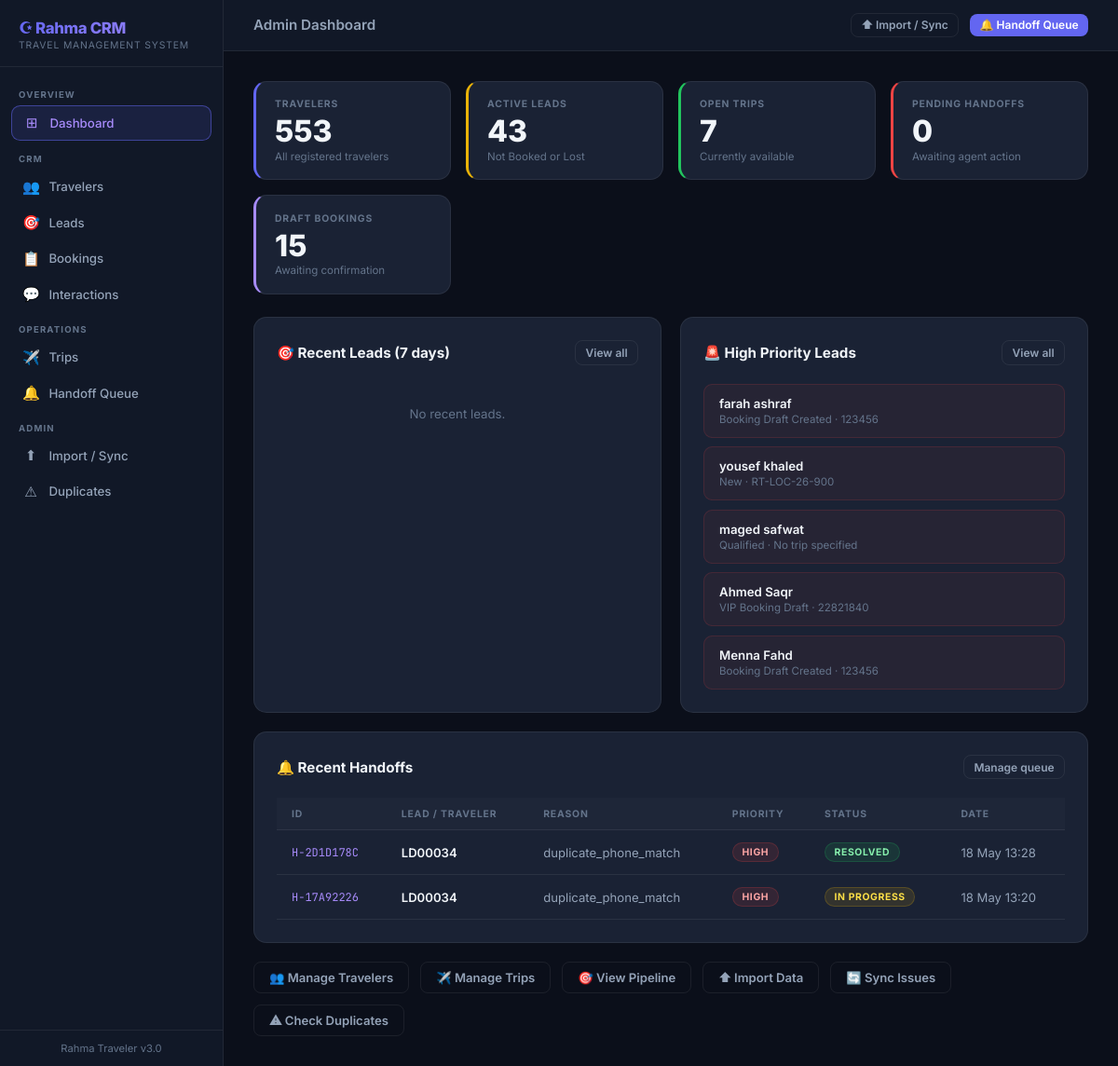
The app's page /admin/dashboard with its own data.
### app/models/lead.py (models this page shows, shortened)
class Lead(db.Model):
    __tablename__ = 'leads'
    lead_id = db.Column(db.String(50), primary_key=True)
    created_at = db.Column(db.DateTime, default=datetime.utcnow)
    updated_at = db.Column(db.DateTime, default=datetime.utcnow, onupdate=datetime.utcnow)
    customer_name = db.Column(db.String(200))
    raw_phone = db.Column(db.String(50))
    integrated_whatsapp = db.Column(db.String(50))
    phone_lookup_key = db.Column(db.String(50))
    traveler_id = db.Column(db.String(20), db.ForeignKey('travelers.traveler_id'))
    traveler_status = db.Column(db.String(50))
    customer_tier = db.Column(db.String(50))
    match_status = db.Column(db.String(50))
    lead_stage = db.Column(db.String(100))
    lead_source = db.Column(db.String(100))
    channel = db.Column(db.String(50))
    preferred_trip_type = db.Column(db.String(50))
    interested_trip_ids = db.Column(db.Text)
    suggested_trip_ids = db.Column(db.Text)
    priority = db.Column(db.String(50))
    follow_up_status = db.Column(db.String(100))
    follow_up_due_date = db.Column(db.Date)
    last_interaction_id = db.Column(db.String(50))
    interaction_count = db.Column(db.Integer, default=0)
    handoff_required = db.Column(db.Boolean, default=False)
    handoff_reason = db.Column(db.Text)
    notes = db.Column(db.Text)
    flow_key = db.Column(db.String(100))
    current_step = db.Column(db.String(100))
    language = db.Column(db.String(20))
    trigger_keyword = db.Column(db.String(100))
    waitlist_id = db.Column(db.String(50))
    handoff_id = db.Column(db.String(50))
    booking_id = db.Column(db.String(50))
    source_sheet = db.Column(db.String(100))
    source_row = db.Column(db.Integer)

### app/models/handoff.py (models this page shows, shortened)
class HandoffQueue(db.Model):
    __tablename__ = 'handoff_queue'
    handoff_id = db.Column(db.String(50), primary_key=True)
    created_at = db.Column(db.DateTime, default=datetime.utcnow)
    lead_id = db.Column(db.String(50), db.ForeignKey('leads.lead_id'))
    traveler_id = db.Column(db.String(20), db.ForeignKey('travelers.traveler_id'))
    trip_id = db.Column(db.String(50), db.ForeignKey('trips.trip_id'))
    flow_key = db.Column(db.String(100))
    reason = db.Column(db.Text)
    priority = db.Column(db.String(50)) # High / Medium / Low
    channel = db.Column(db.String(50))
    status = db.Column(db.String(50), default='Pending') # Pending / In Progress / Resolved
    owner = db.Column(db.String(100))
    assigned_to = db.Column(db.String(100))
    notes = db.Column(db.Text)

### app/routes/admin.py (the view)
@admin_bp.route('/dashboard')
def dashboard():
    traveler_count = Traveler.query.count()
    active_lead_count = Lead.query.filter(
        Lead.lead_stage.notin_(['Booked', 'Lost'])).count()
    open_trip_count = Trip.query.filter_by(sales_status='Open').count()
    pending_handoff_count = HandoffQueue.query.filter(
        HandoffQueue.status.in_(['Pending', 'New'])).count()
    draft_booking_count = TripBooking.query.filter_by(booking_status='Draft').count()
    week_ago = datetime.utcnow() - timedelta(days=7)
    recent_leads = Lead.query.filter(Lead.created_at >= week_ago)\
        .order_by(Lead.created_at.desc()).limit(8).all()
    recent_handoffs = HandoffQueue.query.order_by(
        HandoffQueue.created_at.desc()).limit(6).all()
    urgent_leads = Lead.query.filter(
        Lead.priority == 'High',
        Lead.lead_stage.notin_(['Booked', 'Lost'])
    ).order_by(Lead.created_at.desc()).limit(5).all()
    return render_template('admin/dashboard.html',
                           traveler_count=traveler_count,
                           active_lead_count=active_lead_count,
                           open_trip_count=open_trip_count,
                           pending_handoff_count=pending_handoff_count,
                           draft_booking_count=draft_booking_count,
                           recent_leads=recent_leads,
                           recent_handoffs=recent_handoffs,
                           urgent_leads=urgent_leads)

### app/templates/admin/dashboard.html (shortened to what this page needs)
{% extends "base.html" %}
{% block topbar_title %}Admin Dashboard{% endblock %}
{% block topbar_actions %}
<a href="{{ url_for('admin.import_data') }}" class="btn btn-ghost btn-sm">⬆ Import / Sync</a>
<a href="{{ url_for('handoffs.index') }}" class="btn btn-primary btn-sm">🔔 Handoff Queue</a>
{% endblock %}
{% block content %}
<div class="kpi-grid">
    <div class="kpi-card" style="border-left:3px solid #6366f1">
        <div class="kpi-label">Travelers</div>
        <div class="kpi-value">{{ traveler_count }}</div>
        <div class="kpi-sub">All registered travelers</div>
    </div>
    <div class="kpi-card" style="border-left:3px solid #eab308">
        <div class="kpi-label">Active Leads</div>
        <div class="kpi-value">{{ active_lead_count }}</div>
        <div class="kpi-sub">Not Booked or Lost</div>
    </div>
    <div class="kpi-card" style="border-left:3px solid #22c55e">
        <div class="kpi-label">Open Trips</div>
        <div class="kpi-value">{{ open_trip_count }}</div>
        <div class="kpi-sub">Currently available</div>
    </div>
    <div class="kpi-card" style="border-left:3px solid #ef4444">
        <div class="kpi-label">Pending Handoffs</div>
        <div class="kpi-value" id="kpi-handoffs">{{ pending_handoff_count }}</div>
        <div class="kpi-sub">Awaiting agent action</div>
    </div>
    <div class="kpi-card" style="border-left:3px solid #a78bfa">
        <div class="kpi-label">Draft Bookings</div>
        <div class="kpi-value">{{ draft_booking_count }}</div>
        <div class="kpi-sub">Awaiting confirmation</div>
    </div>
</div>
<div style="display:grid;grid-template-columns:1fr 1fr;gap:1.25rem;margin-bottom:1.25rem">
    <div class="card">
        <div class="card-header">
            <span class="card-title">🎯 Recent Leads (7 days)</span>
            <a href="{{ url_for('leads.index') }}" class="btn btn-ghost btn-sm">View all</a>
        </div>
        {% if recent_leads %}
        <table class="data-table">
            <thead><tr>
                <th>Name</th><th>Stage</th><th>Priority</th><th>Date</th>
            </tr></thead>
            <tbody>
            {% for lead in recent_leads %}
            <tr onclick="window.location='{{ url_for('leads.detail', lead_id=lead.lead_id) }}'">
                <td class="primary">{{ lead.customer_name or '—' }}</td>
                <td>
                    {% if lead.lead_stage in ['Qualified','Booked'] %}
                        <span class="badge badge-green">{{ lead.lead_stage }}</span>
                    {% elif lead.lead_stage == 'Lost' %}
                        <span class="badge badge-red">{{ lead.lead_stage }}</span>
                    {% else %}
                        <span class="badge badge-blue">{{ lead.lead_stage }}</span>
                    {% endif %}
                </td>
                <td>
                    {% if lead.priority == 'High' %}<span class="badge badge-red">High</span>
                    {% elif lead.priority == 'Medium' %}<span class="badge badge-yellow">Medium</span>
                    {% else %}<span class="badge badge-gray">Low</span>{% endif %}
                </td>
                <td>{{ lead.created_at.strftime('%d %b') if lead.created_at else '—' }}</td>
            </tr>
            {% endfor %}
            </tbody>
        </table>
        {% else %}
        <p style="color:var(--text-muted);font-size:0.83rem;text-align:center;padding:1.5rem">No recent leads.</p>
        {% endif %}
    </div>
    <div class="card">
        <div class="card-header">
            <span class="card-title">🚨 High Priority Leads</span>
            <a href="{{ url_for('leads.index', priority='High') }}" class="btn btn-ghost btn-sm">View all</a>
        </div>
        {% if urgent_leads %}
        <div style="display:flex;flex-direction:column;gap:0.6rem">
        {% for lead in urgent_leads %}
        <a href="{{ url_for('leads.detail', lead_id=lead.lead_id) }}" style="text-decoration:none">
            <div style="background:rgba(239,68,68,0.06);border:1px solid rgba(239,68,68,0.15);border-radius:0.6rem;padding:0.75rem 1rem;transition:background 0.15s" onmouseover="this.style.background='rgba(239,68,68,0.12)'" onmouseout="this.style.background='rgba(239,68,68,0.06)'">
                <div style="font-weight:600;color:var(--text-main);font-size:0.83rem">{{ lead.customer_name or '—' }}</div>
                <div style="color:var(--text-muted);font-size:0.72rem;margin-top:2px">{{ lead.lead_stage }} · {{ lead.interested_trip_ids or 'No trip specified' }}</div>
            </div>
        </a>
        {% endfor %}
        </div>
        {% else %}
        <p style="color:var(--text-muted);font-size:0.83rem;text-align:center;padding:1.5rem">No urgent leads 🎉</p>
        {% endif %}
    </div>
</div>
<div class="card">
    <div class="card-header">
        <span class="card-title">🔔 Recent Handoffs</span>
        <a href="{{ url_for('handoffs.index') }}" class="btn btn-ghost btn-sm">Manage queue</a>
    </div>
    {% if recent_handoffs %}
    <table class="data-table">
        <thead><tr>
            <th>ID</th><th>Lead / Traveler</th><th>Reason</th><th>Priority</th><th>Status</th><th>Date</th>
        </tr></thead>
        <tbody>
        {% for h in recent_handoffs %}
        <tr>
            <td class="mono">{{ h.handoff_id }}</td>
            <td class="primary">{{ h.traveler_id or h.lead_id or '—' }}</td>
            <td style="max-width:220px;overflow:hidden;text-overflow:ellipsis;white-space:nowrap">{{ h.reason or '—' }}</td>
            <td>
                {% if h.priority == 'High' %}<span class="badge badge-red">High</span>
                {% elif h.priority == 'Medium' %}<span class="badge badge-yellow">Medium</span>
                {% else %}<span class="badge badge-gray">Low</span>{% endif %}
            </td>
            <td>
                {% if h.status == 'Pending' or h.status == 'New' %}<span class="badge badge-red">Pending</span>
                {% elif h.status == 'In Progress' %}<span class="badge badge-yellow">In Progress</span>
                {% else %}<span class="badge badge-green">Resolved</span>{% endif %}
            </td>
            <td>{{ h.created_at.strftime('%d %b %H:%M') if h.created_at else '—' }}</td>
        </tr>
        {% endfor %}
        </tbody>
    </table>
    {% else %}
    <p style="color:var(--text-muted);font-size:0.83rem;text-align:center;padding:1.5rem">No handoffs yet.</p>
    {% endif %}
</div>
<div style="margin-top:1.25rem;display:flex;gap:0.75rem;flex-wrap:wrap">
    <a href="{{ url_for('travelers.index') }}" class="btn btn-ghost">👥 Manage Travelers</a>
    <a href="{{ url_for('trips.index') }}" class="btn btn-ghost">✈️ Manage Trips</a>
    <a href="{{ url_for('leads.index') }}" class="btn btn-ghost">🎯 View Pipeline</a>
    <a href="{{ url_for('admin.import_data') }}" class="btn btn-ghost">⬆ Import Data</a>
    <a href="{{ url_for('admin.sync_issues') }}" class="btn btn-ghost">🔄 Sync Issues</a>
    <a href="{{ url_for('admin.duplicates') }}" class="btn btn-ghost">⚠ Check Duplicates</a>
</div>
{% endblock %}

### app/templates/base.html (style rules this page uses)
*, *::before, *::after { box-sizing: border-box; margin: 0; padding: 0; }
:root { --bg-base: #0b0f1a; --bg-surface: #111827; --bg-card: #1a2234; --bg-hover: #1e2a40; --border: rgba(255,255,255,0.07); --border-act: rgba(99,102,241,0.5); --accent: #6366f1; --accent-2: #a78bfa; --text-main: #f1f5f9; --text-muted: #64748b; --text-dim: #94a3b8; --green: #22c55e; --yellow: #eab308; --red: #ef4444; --sidebar-w: 240px; }
html, body { height: 100%; font-family: 'Inter', sans-serif; background: var(--bg-base); color: var(--text-main); }
.btn { display: inline-flex; align-items: center; gap: 0.4rem; padding: 0.5rem 1rem; border-radius: 0.5rem; font-size: 0.82rem; font-weight: 600; border: none; cursor: pointer; text-decoration: none; transition: all 0.15s ease; }
.btn-primary { background: var(--accent); color: #fff; }
.btn-ghost { background: transparent; color: var(--text-dim); border: 1px solid var(--border); }
.btn-sm { padding: 0.3rem 0.65rem; font-size: 0.75rem; }
.card { background: var(--bg-card); border: 1px solid var(--border); border-radius: 0.875rem; padding: 1.5rem; }
.card-header { display: flex; align-items: center; justify-content: space-between; margin-bottom: 1.25rem; }
.card-title { font-size: 0.95rem; font-weight: 700; color: var(--text-main); }
.badge { display: inline-flex; align-items: center; padding: 0.2rem 0.6rem; border-radius: 999px; font-size: 0.65rem; font-weight: 700; text-transform: uppercase; letter-spacing: 0.06em; }
.badge-green { background: rgba(34,197,94,0.12); color: #86efac; border: 1px solid rgba(34,197,94,0.2); }
.badge-yellow { background: rgba(234,179,8,0.12); color: #fde047; border: 1px solid rgba(234,179,8,0.2); }
.badge-red { background: rgba(239,68,68,0.12); color: #fca5a5; border: 1px solid rgba(239,68,68,0.2); }
.data-table { width: 100%; border-collapse: collapse; font-size: 0.82rem; }
.data-table thead th { text-align: left; padding: 0.65rem 1rem; color: var(--text-muted); font-size: 0.65rem; font-weight: 700; text-transform: uppercase; letter-spacing: 0.08em; border-bottom: 1px solid var(--border); background: rgba(255,255,255,0.02); }
.data-table tbody tr { border-bottom: 1px solid var(--border); transition: background 0.1s; cursor: pointer; }
.data-table tbody td { padding: 0.8rem 1rem; color: var(--text-dim); vertical-align: middle; }
.data-table tbody td.primary { color: var(--text-main); font-weight: 600; }
.data-table tbody td.mono { font-family: 'JetBrains Mono', monospace; font-size: 0.75rem; color: var(--accent-2); }
.kpi-grid { display: grid; grid-template-columns: repeat(auto-fit, minmax(170px, 1fr)); gap: 1rem; margin-bottom: 1.5rem; }
.kpi-card { background: var(--bg-card); border: 1px solid var(--border); border-radius: 0.875rem; padding: 1.1rem 1.25rem; }
.kpi-label { font-size: 0.65rem; font-weight: 700; color: var(--text-muted); text-transform: uppercase; letter-spacing: 0.08em; }
.kpi-value { font-size: 2rem; font-weight: 800; color: var(--text-main); line-height: 1.1; margin: 0.3rem 0 0.15rem; }
.kpi-sub { font-size: 0.72rem; color: var(--text-muted); }

### records on screen
Lead: customer_name "farah ashraf", lead_stage "Booking Draft Created", interested_trip_ids "123456"
Lead: customer_name "yousef khaled", lead_stage "New", interested_trip_ids "RT-LOC-26-900"
Lead: customer_name "maged safwat", lead_stage "Qualified", interested_trip_ids "No trip specified"
Lead: customer_name "Ahmed Saqr", lead_stage "VIP Booking Draft", interested_trip_ids "22821840"
Lead: customer_name "Menna Fahd", lead_stage "Booking Draft Created", interested_trip_ids "123456"
HandoffQueue: handoff_id "H-2D1D178C", lead "LD00034", reason "duplicate_phone_match", priority "HIGH", status "RESOLVED", created_at "18 May 13:28"
HandoffQueue: handoff_id "H-17A92226", lead "LD00034", reason "duplicate_phone_match", priority "HIGH", status "IN PROGRESS", created_at "18 May 13:20"

### other values on screen
{{ traveler_count }} "553"
{{ active_lead_count }} "43"
{{ open_trip_count }} "7"
{{ pending_handoff_count }} "0"
{{ draft_booking_count }} "15"
